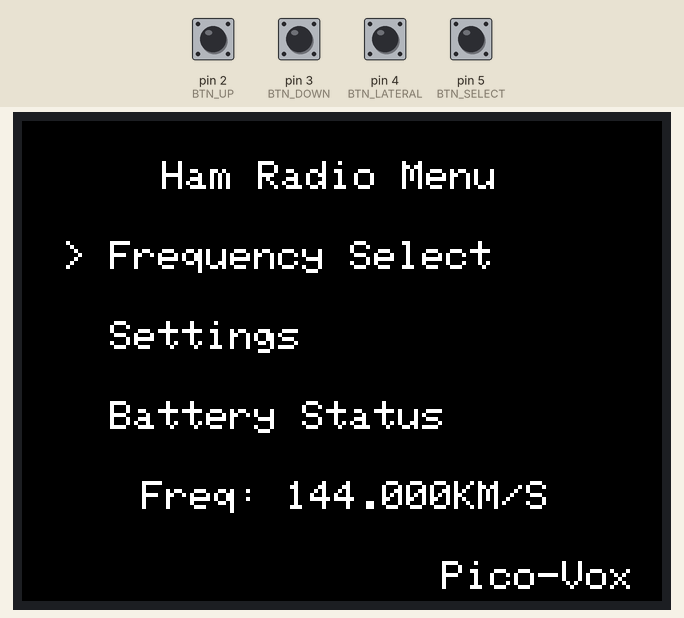
A sketch run on a simulated Teensy 4. Parts: 320×240 colour display. The test bench sets the inputs (shaded band); at power-on: pin 2 (BTN_UP), pin 3 (BTN_DOWN), pin 4 (BTN_LATERAL), pin 5 (BTN_SELECT) HIGH.

Above: at 1.5 s.
1.6 s: pin 2 (BTN_UP) pulled LOW for 1 s
4.1 s: pin 5 (BTN_SELECT) pulled LOW for 0.15 s
At 5.3 s:
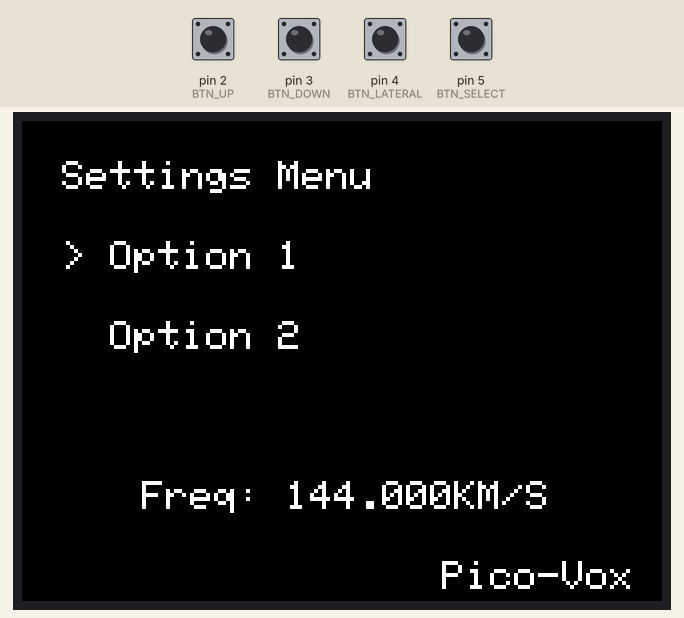
5.7 s: pin 3 (BTN_DOWN) pulled LOW for 0.15 s
7.3 s: pin 2 (BTN_UP) pulled LOW for 0.15 s
8.9 s: pin 2 (BTN_UP) driven LOW and pin 5 (BTN_SELECT) driven LOW
At 10.2 s:
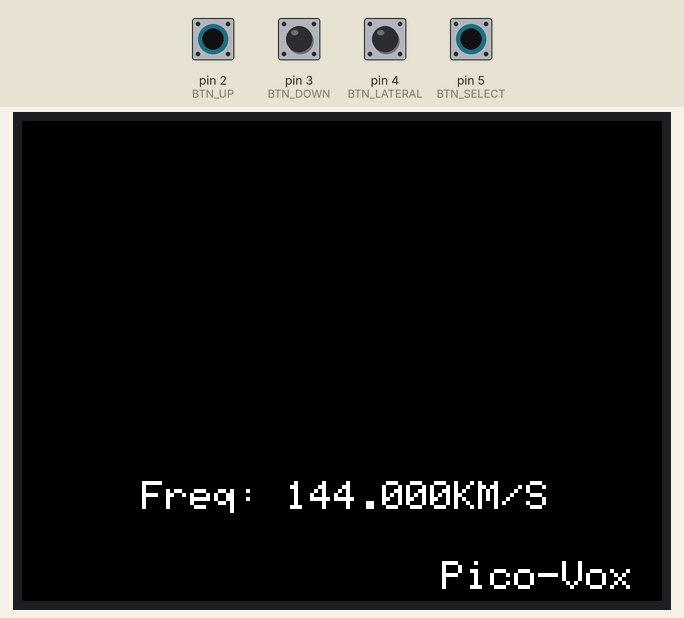
At 11.1 s:
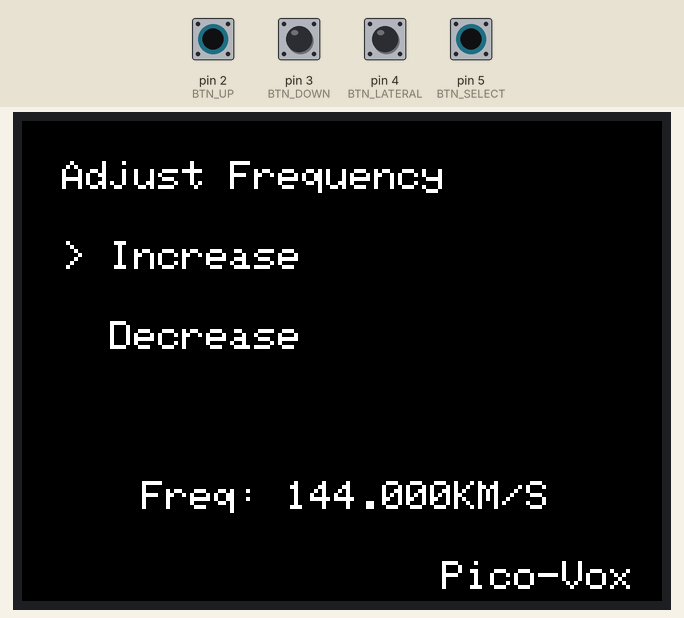
11.9 s: pin 2 (BTN_UP) driven HIGH
Timing chart, 0 to 14.4 s (numbered marks = the images above; inputs shaded):
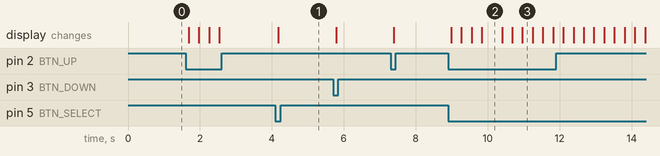

Measured:
- after the input at 4.1 s, the display: changes after 0.08 s (image 1)
- after the input at 8.9 s, the display: first changes after 0.08 s (image 2 shows a later state)
- what the display in image 2 shows lasts 0.6 s, from 9.8 s to 10.4 s

The sketch:

UI_Code.ino
```cpp
#include <SPI.h>
#include <ILI9341_t3.h>


// TFT Display Pins
#define TFT_CS 10
#define TFT_DC 9
#define TFT_RST 8
#define TFT_MOSI 11
#define TFT_MISO 12
#define TFT_SCK 13
#define TFT_LED 6 // Optional PWM control
ILI9341_t3 tft = ILI9341_t3(TFT_CS, TFT_DC, TFT_RST, TFT_LED);

// Button Pins
#define BTN_UP 2
#define BTN_DOWN 3
#define BTN_LATERAL 4
#define BTN_SELECT 5

int menuIndex = 0;
int subMenuIndex = 0;
int menuItems = 3;
int subMenuItems = 2; // Adjust per submenu
bool inSubMenu = false; // Track if we're in a submenu


void setup() {
    pinMode(BTN_UP, INPUT_PULLUP);
    pinMode(BTN_DOWN, INPUT_PULLUP);
    pinMode(BTN_LATERAL, INPUT_PULLUP);
    pinMode(BTN_SELECT, INPUT_PULLUP);
    pinMode(TFT_LED, OUTPUT);
    analogWrite(TFT_LED, 255); // Set backlight to full brightness

    SPI.begin();
    tft.begin();
    tft.setRotation(3);
    tft.fillScreen(ILI9341_BLACK);
    drawMenu();
}

void loop() {
    handleButtons();
}

void handleButtons() {
    if (digitalRead(BTN_UP) == LOW) {
        if (inSubMenu) {
            subMenuIndex = (subMenuIndex - 1 + subMenuItems) % subMenuItems;
        } else {
            menuIndex = (menuIndex - 1 + menuItems) % menuItems;
        }
        drawMenu();
        delay(200);
    }
    if (digitalRead(BTN_DOWN) == LOW) {
        if (inSubMenu) {
            subMenuIndex = (subMenuIndex + 1) % subMenuItems;
        } else {
            menuIndex = (menuIndex + 1) % menuItems;
        }
        drawMenu();
        delay(200);
    }
    if (digitalRead(BTN_LATERAL) == LOW) {
        if (inSubMenu && menuIndex == 0) {
            //frequency += 0.005; // Adjust step
        }
        drawMenu();
        delay(200);
    }
    if (digitalRead(BTN_SELECT) == LOW) {
        if (!inSubMenu) {
            inSubMenu = true;
            subMenuIndex = 0;
        } else {
            inSubMenu = false; // Go back to main menu
        }
        drawMenu();
        delay(200);
    }
}
float frequency = 144.000; // Example starting frequency
;

void drawMenu() {

    tft.fillScreen(ILI9341_BLACK);
    tft.setTextColor(ILI9341_WHITE);
    tft.setTextSize(2);

    if (!inSubMenu){
    tft.setCursor(70, 20);
    tft.print("Ham Radio Menu");

    tft.setCursor(20, 60);
    tft.print(menuIndex == 0 ? "> Frequency Select" : "  Frequency Select");

    tft.setCursor(20, 100);
    tft.print(menuIndex == 2 ? "> Settings" : "  Settings");

    tft.setCursor(20, 140);
    tft.print("  Battery Status"); // This section is commented out for now

    } else {
        // Submenu
        tft.setCursor(20, 20);
        if (menuIndex == 0) {
            tft.print("Adjust Frequency");
            tft.setCursor(20, 60);
            tft.print(subMenuIndex == 0 ? "> Increase" : "  Increase");
            tft.setCursor(20, 100);
            tft.print(subMenuIndex == 1 ? "> Decrease" : "  Decrease");
        } else if (menuIndex == 2) {
            tft.print("Settings Menu");
            tft.setCursor(20, 60);
            tft.print(subMenuIndex == 0 ? "> Option 1" : "  Option 1");
            tft.setCursor(20, 100);
            tft.print(subMenuIndex == 1 ? "> Option 2" : "  Option 2");
        }
    }
    // Display frequency
    tft.setCursor(60, 180);
    tft.print("Freq: ");
    tft.print(frequency, 3);
    tft.print("KM/S");


    // Frequency settings


    tft.setCursor(210,220);
    tft.print("Pico-Vox");
}
```
